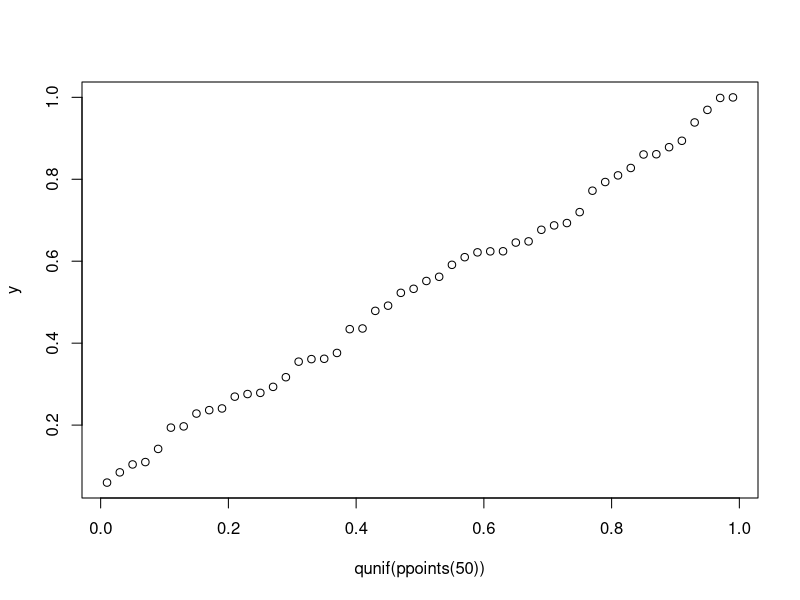
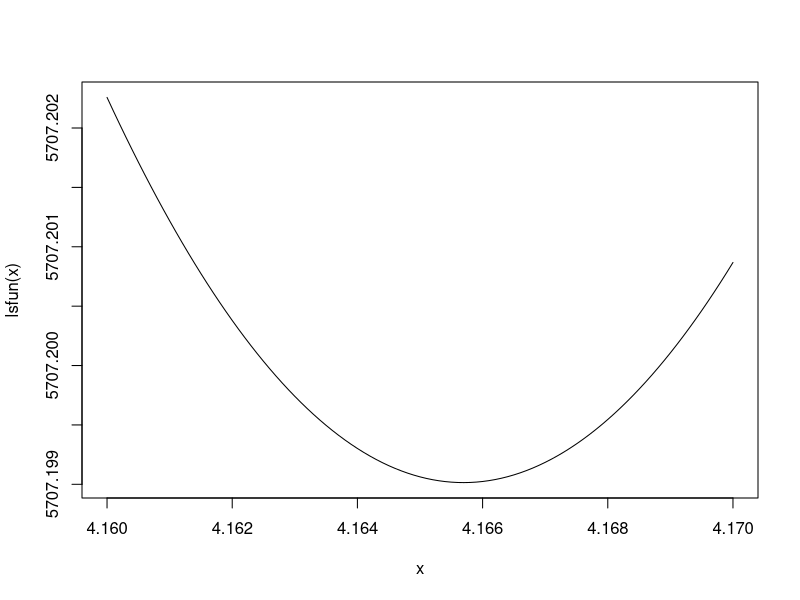
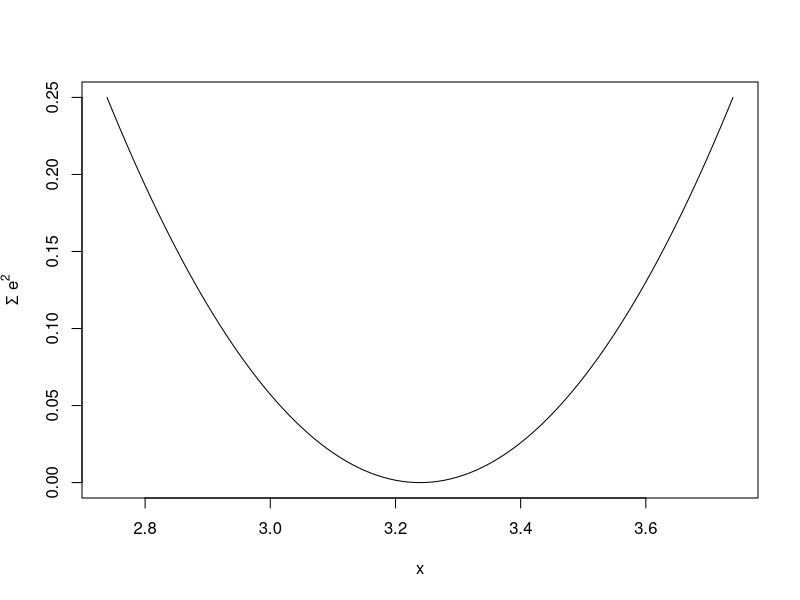
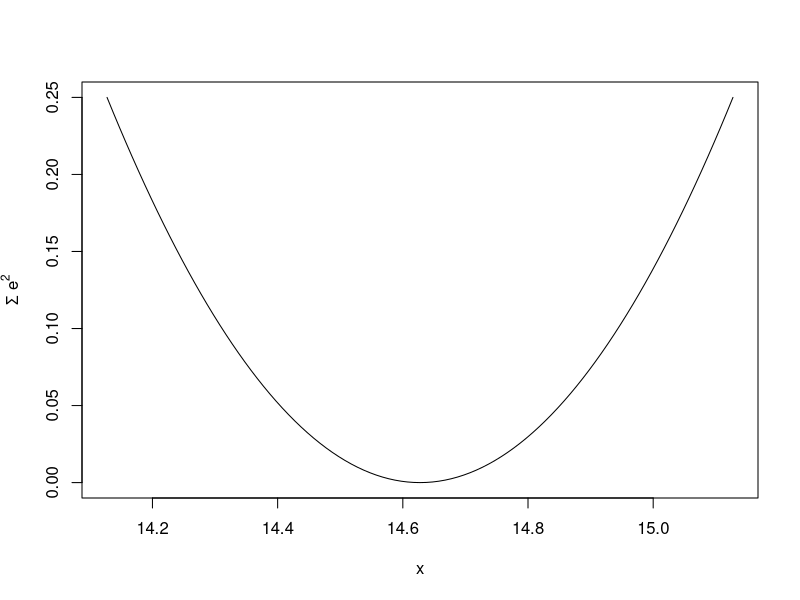
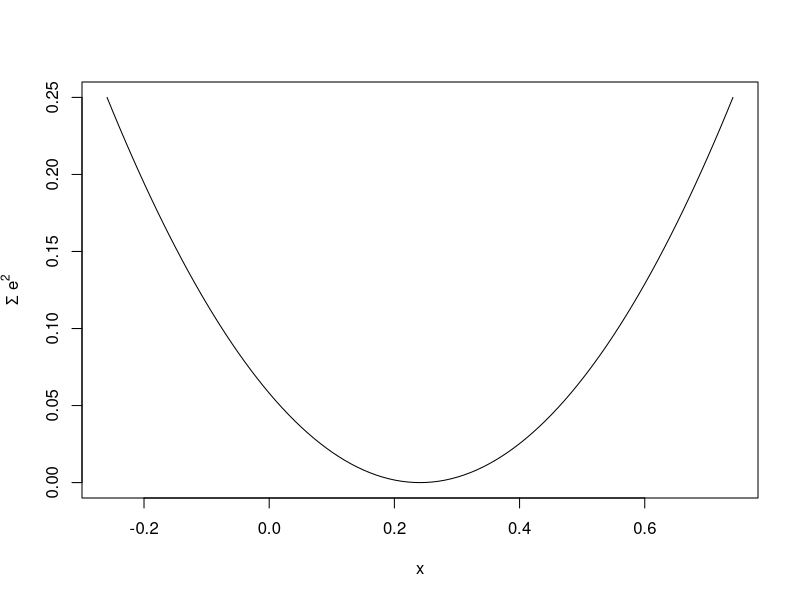
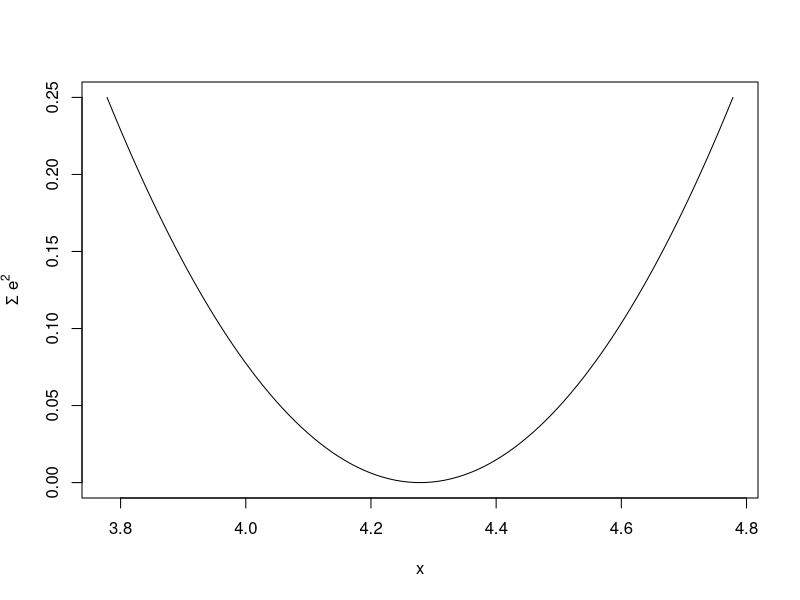

Here is the R script that generated these plots, in order:
## ---- chunk 1
printAnswers <- TRUE
## ---- chunk 2
library(ggplot2)
library(dplyr)
## ---- chunk 3
set.seed(123)
## ---- chunk 4
x <- rnorm(10, mean = 0, sd = 2)
t.test(x)

x <- rnorm(10, 1.5, 2)
t.test(x)
## ---- chunk 5
p.value.t <- function (n, mu) {
  x <- rnorm(n, mu, 1)
  t.test(x)$p.value
}

p.value.t(n = 30, mu = 3)
## ---- chunk 6
y <- numeric(50)
for (i in 1:50) {
  y[i] <- p.value.t(n = 10, mu = 0)
}

qqplot(x=qunif(ppoints(50)), y)
## ---- chunk 7
data <- matrix(c(74, 71, 43, 38, 11, 65), nrow = 2, ncol = 3)
colnames(data) <- c("Acupuncture", "Sham", "Waiting list")
rownames(data) <- c("> 50% reduction", "< 50% reduction")
data
## ---- chunk 8

X2test <- 
  data %>%
  chisq.test()

X2test
## ---- chunk 9
X2test$expected
## ---- chunk 10
X2test$observed - X2test$expected
## ---- chunk 11
X2test$residuals
## ---- chunk 12
data <- matrix(c(82, 17, 30, 30, 26, 16), nrow = 3, ncol = 2)
colnames(data) <- c("Acupuncture", "Sham")
rownames(data) <- c("Chinese", "Other", "Don't know")
data
## ---- chunk 13

X2test <- 
  data %>%
  chisq.test()

X2test
## ---- chunk 14
X2test$expected
## ---- chunk 15
X2test$observed - X2test$expected
## ---- chunk 16
X2test$residuals
## ---- chunk 17
set.seed(32083)

x <- rnorm(100, mean=3, sd=7)
## ---- chunk 18
mean(x)
## ---- chunk 19
mu = 3
summed <- x-mu
sum.sq <- sum(summed^2)
sum.sq
## ---- chunk 20
sum.sq2 <- apply(outer(x, mu, "-")^2, 2, sum)
## ---- chunk 21
identical(sum.sq, sum.sq2)
## ---- chunk 22
lsfun <- function(meanest) apply(outer(x, meanest, "-")^2, 2, sum)
## ---- chunk 23
lsfun <- function(meanest){
  apply(outer(x, meanest, "-")^2, 2, sum)
}
## ---- chunk 24
curve(lsfun, from = 4.16, to = 4.17)
## ---- chunk 25
set.seed(123)
## ---- chunk 26
plotfun <- function(x, meanest, plot = TRUE){
  xbar <- mean(x)
  lsfun <- function(meanest){ apply(outer(xbar, meanest, "-")^2, 2, sum)}
  # lsfun <- function(mu, xbar) {
  #   summed <- x-mu
  #   sum.sq <- sum(summed^2)
  #   return(sum.sq)
  # }
  if (plot) {
    curve(lsfun, from = xbar - .5, to = xbar + .5, 
          ylab=expression(paste(Sigma," ",e^2))) #nicer y-axis label
  }
  return(cat("The mean is:", xbar, "\n"))
}
## ---- chunk 27
rnorm(100, mean=3, sd=sqrt(7)) %>%
  plotfun(meanest = 3, plot = TRUE)
## ---- chunk 28
rnorm(100, mean=15, sd=sqrt(12)) %>%
  plotfun(meanest = 15, plot = TRUE)
## ---- chunk 29
rnorm(100, mean=0, sd=2) %>%
  plotfun(meanest = 0, plot = TRUE)
## ---- chunk 30
rnorm(100, mean=0, sd=2)^2 %>%
  plotfun(meanest = 0, plot = TRUE)
